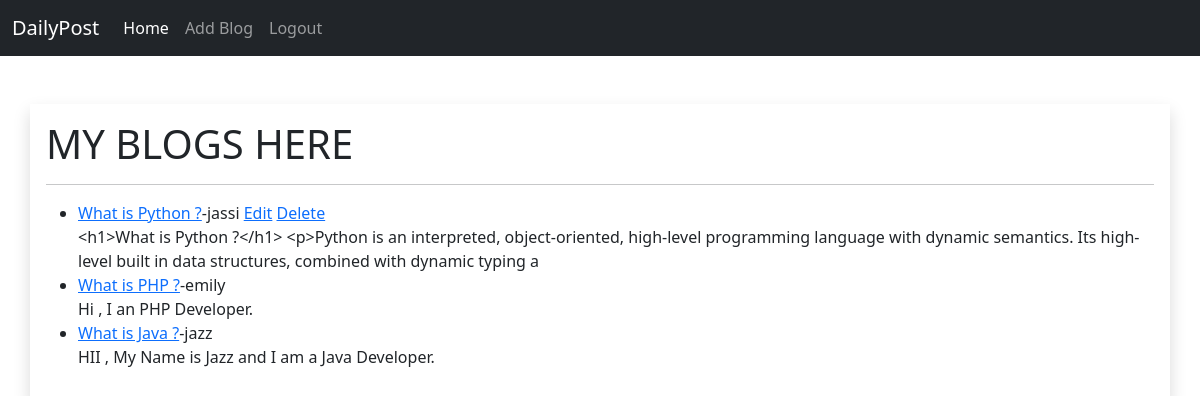
The app's page / (signed in) with its own data.
### app/models.py (models this page shows, shortened)
class Blog(models.Model):
    title = models.CharField(max_length=255)
    author = models.ForeignKey(User, on_delete=models.CASCADE)
    content = models.TextField()
    created_at = models.DateTimeField(auto_now_add=True)

### app/views.py (the view)
# urls.py: 2. Add a URL to urlpatterns:  path('', Home.as_view(), name='home')
class Home(ListView):
    model = Blog
    template_name = "index/home.html"
    ordering = ['-id']

### app/templates/index/home.html (shortened to what this page needs)
{% extends 'base/base.html' %}
{% block content %}
<div class="container col-lg-12 shadow p-3 mx-auto mt-5">
    <h1>MY BLOGS HERE </h1>
    <hr>
    <div class="row">
        <div class="col-lg-12 mx-auto">
            <form  method="POST">
                <ul>
                {% for post in object_list %}
                <li><a href="{% url 'blogdetail' post.pk %}">{{post.title}}</a>-{{post.author}}
                    {% if user.is_authenticated %}
                        {% if user.id == post.author.id %}
                            <a href="{% url 'edit' post.pk %}">Edit</a>
                            <a href="{% url 'delete' post.pk %}">Delete</a>
                        {% endif %}
                     {% endif %}
                     <br>
                     {{post.content | slice:":200"}}<br></li>
                     {% endfor %}
            </ul>
            </form>
        </div>
    </div>
</div>
{% endblock content %}

### records on screen
Blog: title "What is Python ?", author "jassi", shows "Edit", content "<h1>What is Python ?</h1> <p>Python is an interpreted, object-oriented, high-level programming language with dynamic semantics. Its high-level built in data structures, combined with dynamic typing a"
Blog: title "What is PHP ?", author "emily", content "Hi , I an PHP Developer."
Blog: title "What is Java ?", author "jazz", content "HII , My Name is Jazz and I am a Java Developer."
